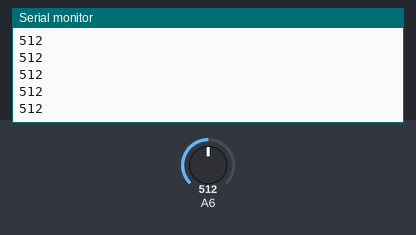
This sketch was run on a simulated Arduino Mega 2560, built with avr-gcc and run on an emulated ATmega2560. Shown: the last lines printed to the serial monitor. Inputs (shaded band) come from the test bench; at power-on: A6 = 512.

Above: at 1.2 s.
1.3 s: A6 set to 716
At 1.31 s:
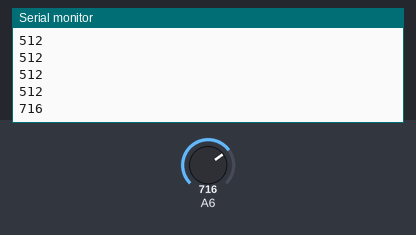
2.8 s: A6 set to 900
At 2.81 s:
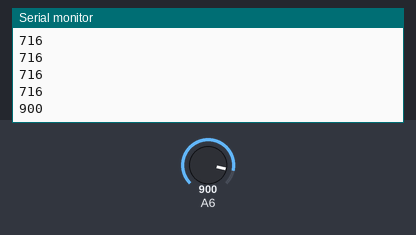
Timing chart, 0 to 5.8 s (numbered marks = the images above; inputs shaded):
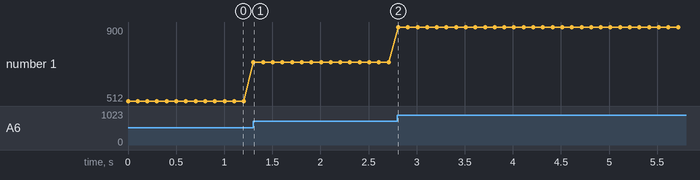

The sketch:

EMG.ino
```cpp
const int ADC_PIN = 22;

void setup() {
  Serial.begin(115200);
}

void loop() {
  int v = analogRead(ADC_PIN);
  Serial.println(v);
  delay(100); // ~200 Hz
}
```

Measured:
- after the input at 1.3 s, the serial monitor: prints a new line at once (image 1)
- after the input at 2.8 s, the serial monitor: prints a new line at once (image 2)
- plotted number 1: 512 → 716 after the input at 1.3 s, 716 → 900 after the input at 2.8 s
